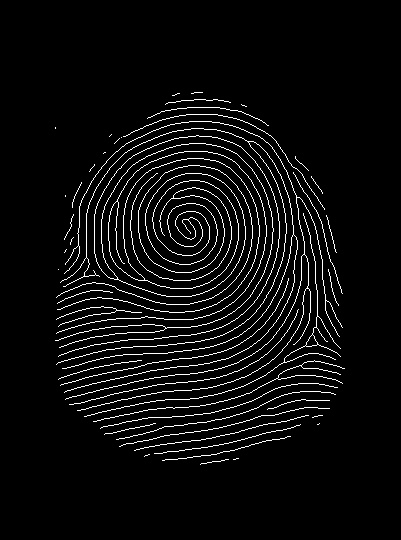
//> input picture Basic-Practices/FingerPrint/FingerPrint/img_2.png, 401 x 540 px
$ ./main   (built with g++ and OpenCV 4)
//> lines starting //> are read from the running program, lines starting //| are printed output that depends on the picture; after the words box and inside, x2 and y2 are one past the last pixel; in counts of white or black regions, pixels touching at a corner belong together
### Basic-Practices/FingerPrint/FingerPrint/Orientation.h
#pragma once
#ifndef ORIENTATION_H
#define ORIENTATION_H

#define _USE_MATH_DEFINES

#include <opencv2/core/mat.hpp>
#include <opencv2/imgproc.hpp>
#include <opencv2/highgui.hpp>
#include <iostream>
#include <cmath>
#include <vector>


int j1(int, int);
int j2(int, int);
int j3(int, int);


std::vector<std::vector<double>> calculate_angles(cv::Mat, int , bool);
double gauss(double, double);
double kernel_from_function(int, double(*)(double, double));
std::vector<std::vector<double>> smooth_angles(std::vector<std::vector<double>>);
std::vector<cv::Point> get_line_ends(int, int, double, double);
cv::Mat visualize_angles(cv::Mat, cv::Mat, std::vector<std::vector<double>>, int);

#endif // !ORIENTATION_H

### Basic-Practices/FingerPrint/FingerPrint/Segmentation.h
#ifndef SEGMENTATION_H
#define SEGMENTATION_H

#pragma once

#include <opencv2/core/mat.hpp>
#include <opencv2/imgproc.hpp>
#include <cmath>
#include "Normalization.h"

typedef struct returnData {
	cv::Mat segmented_image;
	cv::Mat norm_img;
	cv::Mat mask;
}returnData;

cv::Mat normalise(cv::Mat);
returnData create_segmented_and_variance_images(cv::Mat, int, double);
uint8_t stdBlock(cv::Mat , int , int , int , int );


#endif //SEGMENTATION_H

### Basic-Practices/FingerPrint/FingerPrint/Normalization.h
#ifndef NORMALIZATION_H
#define NORMALIZATION_H

#pragma once
#include <cmath>
#include <cstdint>
#include <iostream>
#include <opencv2/core/mat.hpp>

uint8_t normalize_pixel(uint8_t, double, double, double, double);
cv::Mat normalize(cv::Mat, double, double);
double meanOfImg(cv::Mat);
double stdOfImg(cv::Mat);

#endif // NORMALIZATION_H

### Basic-Practices/FingerPrint/FingerPrint/Orientation.cpp
#include "Orientation.h"


int j1(int x, int y) {
	return 2 * x * y;
}
int j2(int x, int y) {
	return pow(x, 2) - pow(y, 2);
};
int j3(int x, int y) {
	return pow(x, 2) + pow(y, 2);
};


std::vector<std::vector<double>> calculate_angles(cv::Mat image, int width, bool smooth=false) {
	int row = image.rows;
	int col = image.cols;

	cv::Mat ySobel = (cv::Mat_<int>(3, 3) << -1, 0, 1, -2, 0, 2, -1, 0, 1);
	cv::Mat xSobel = (cv::Mat_<int>(3, 3) << -1, -2, -1, 0, 0, 0, 1, 2, 1);

	std::vector<std::vector<double>> result((row - 1) / width + 1);

	cv::Mat Gx_, Gy_,im;
	image.copyTo(im);
	for (int i = 0; i < row; i++) {
		for (int j = 0; j < col; j++) {
			im.at<uint8_t>(i, j) /= 125;
		}
	}

	cv::filter2D(im, Gx_, -1, ySobel);
	cv::filter2D(im, Gy_, -1, xSobel);


	for (int i = 1; i < row; i += width) {
		for (int j = 1; j < col; j += width) {
			double nominator = 0;
			double denominator = 0;
			for (int k = i; k < std::min(i + width, row - 1); k++) {
				for (int l = j; l < std::min(j + width, col - 1); l++) {
					int Gx = std::round(Gx_.at<uint8_t>(k, l));
					int Gy = std::round(Gy_.at<uint8_t>(k, l));
					nominator += j1(Gx, Gy);
					denominator += j2(Gx, Gy);
				}
			}
			try {
				if (nominator || denominator) {
					double angle = (M_PI + atan2(nominator, denominator)) / 2;
					double orientation = M_PI_2 + atan2(nominator, denominator) / 2;
					result.at(int((i - 1) / width)).push_back(angle);
				}
				else {
					result.at(int((i - 1) / width)).push_back(0);
				}
			}
			catch (const std::out_of_range& oor) {
				exit(-1);
			}

		}
	}
	/*
	if (smooth) {
		result = smooth_angles(result);
	}
	*/

	return result;
}

// [4 lines left out: function gauss, not called in this run]

std::vector<cv::Point> get_line_ends(int i, int j, int width, double tang) {
	cv::Point begin, end;
	std::vector<cv::Point> returnVector;
	if (-1 <= tang && tang <= 1) {
		begin = cv::Point(i, int((-width / 2) * tang + j + width / 2));
		end = cv::Point(i + width, int((width / 2) * tang + j + width / 2));
	}
	else {
		begin = cv::Point(int(i + width / 2 + width / (2 * tang)), j + width / 2);
		end = cv::Point(int(i + width / 2 - width / (2 * tang)), j - width / 2);
	}
	returnVector.push_back(begin);
	returnVector.push_back(end);
	return returnVector;
}

cv::Mat visualize_angles(cv::Mat image, cv::Mat mask, std::vector<std::vector<double>> angles,int width){
	int row = image.rows;
	int col = image.cols;
	cv::Mat result;

	cv::cvtColor(cv::Mat::zeros(cv::Size(col, row), CV_8UC1), result, cv::COLOR_GRAY2RGB);

	int mask_threshold = pow((width - 1), 2);
	for (int i = 1; i < col; i += width) {
		for (int j = 1; j < row; j += width) {
			double radian = 0.0;
			for (int k = (j - 1); k < j + width; k++) {
				for (int l = (i - 1); l < i + width; l++) {
					radian += mask.at<uint8_t>(k, l);
				}
			}
			if (radian > mask_threshold) {
				double tang = tan(angles[(j - 1) / width][(i - 1) / width]);
				std::vector<cv::Point> ans = get_line_ends(i, j, width, tang);
				cv::line(result, ans[0], ans[1], 150);
			}
		}
	}
	cv::resize(result, result, cv::Size(col, row));
	return result;
}

### Basic-Practices/FingerPrint/FingerPrint/Segmentation.cpp
#include "Segmentation.h"

cv::Mat normalise(cv::Mat image)
{
	uint8_t mean = (uint8_t)meanOfImg(image);
	uint8_t std = (uint8_t)stdOfImg(image);
	cv::Mat normalized;
	image.copyTo(normalized);
	for (int i = 0; i < normalized.rows; i++) {
		for (int j = 0; j < normalized.cols; j++) {
			normalized.at<uint8_t>(i, j) = (image.at<uint8_t>(i, j) - mean) / std;
		}
	}
	return normalized;
}

returnData create_segmented_and_variance_images(cv::Mat image, int w, double threshold=0.2)
{
	int row = (image).rows;
	int col = (image).cols;
	threshold = stdOfImg(image) * threshold;

	cv::Mat image_variance;
	cv::Mat segmented_image;
	(image).copyTo(segmented_image);
	image_variance = cv::Mat::zeros(row, col, CV_8U);
	cv::Mat mask = cv::Mat::ones(row, col, CV_8U);

	for (int i = 0; i < row; i += w) {
		for (int j = 0; j < col; j += w) {
			int minRow = std::min(i + w, row);
			int minCol = std::min(j + w, col);
			uint8_t std = stdBlock(image, i, j, minRow, minCol);

			for (int k = i; k < minRow; k++) {
				for (int l = j; l < minCol; l++) {
					image_variance.at<uint8_t>(k, l) = std;
				}
			}
		}
	}

	for (int i = 0; i < row; i++) {
		for (int j = 0; j < col; j++) {
			if (image_variance.at<uint8_t>(i, j) < (uint8_t)threshold) {
				mask.at<uint8_t>(i, j) = 0;
			}
		}
	}

	cv::Mat kernel = cv::getStructuringElement(cv::MORPH_ELLIPSE, cv::Size(w * 2, w * 2));
	cv::morphologyEx(mask, mask, cv::MORPH_OPEN, kernel);
	cv::morphologyEx(mask, mask, cv::MORPH_CLOSE, kernel);

	for (int i = 0; i < row; i++) {
		for (int j = 0; j < col; j++) {
			segmented_image.at<uint8_t>(i, j) *= mask.at<uint8_t>(i, j);
		}
	}

	image = normalise(image);

	double mean_val = 0.0;
	int count = 0;
	for (int i = 0; i < row; i++) {
		for (int j = 0; j < col; j++) {
			if (mask.at<uint8_t>(i, j) == 0) {
				mean_val += image.at<uint8_t>(i, j);
				count++;
			}
		}
	}
	mean_val /= count;

	double std_val = 0.0;
	for (int i = 0; i < row; i++) {
		for (int j = 0; j < col; j++) {
			if (mask.at<uint8_t>(i, j) == 0) {
				std_val += pow(image.at<uint8_t>(i, j) - mean_val, 2);
			}
		}
	}
	std_val = sqrt(std_val / (count - 1));

	cv::Mat norm_img;
	image.copyTo(norm_img);
	for (int i = 0; i < row; i++) {
		for (int j = 0; j < col; j++) {
			norm_img.at<uint8_t>(i, j) = (image.at<uint8_t>(i, j) - (uint8_t)mean_val) / (std_val);
		}
	}
	returnData data;
	data.segmented_image = segmented_image;
	data.norm_img = norm_img;
	data.mask = mask;

	return data;
}


uint8_t stdBlock(cv::Mat block, int i, int j, int row, int col) {
	double mean = 0.0;
	double std = 0.0;
	for (int k = i ; k < row; k++) {
		for (int l = j ; l < col; l++) {
			mean += (block).at<uint8_t>(k, l);
		}
	}
	mean /= ((row - i) * (col - j));
	for (int k = i; k < row; k++) {
		for (int l = j; l < col; l++) {
			std += pow((block).at<uint8_t>(k, l) - mean, 2);
		}
	}
	std = sqrt(std/ ((row - i) * (col - j) - 1));

	return (uint8_t)std;
}

### Basic-Practices/FingerPrint/FingerPrint/Normalization.cpp
#include "Normalization.h"

uint8_t normalize_pixel(uint8_t x, double v0, double v, double m, double m0)
{
	uint8_t dev_coeff = (uint8_t) sqrt((v0 * (pow((uint8_t)(x - m), 2))) / v);
	if (x > m)
	{
		return m0 + dev_coeff;
	}
	return m0 - dev_coeff;

}

cv::Mat normalize(cv::Mat image, double m0, double v0)
{
	double m = meanOfImg(image);
	double v = pow(stdOfImg(image), 2);
	int row = image.rows;
	int col = image.cols;
	cv::Mat normalized;
	image.copyTo(normalized);
	for (int i = 0; i < row; i++) {
		for (int j = 0; j < col; j++) {
			normalized.at<uint8_t>(i, j) = normalize_pixel(image.at<uint8_t>(i, j), v0, v, m, m0);
		}
	}
	return normalized;
}

double meanOfImg(cv::Mat image)
{
	double result = 0.0;
	for (int i = 0; i < image.rows; i++) {
		for (int j = 0; j < image.cols; j++) {
			result += image.at<uint8_t>(i, j);
		}
	}
	result = (result / (image.cols * image.rows));
	return result;
}

double stdOfImg(cv::Mat image)
{
	double result = 0.0;
	double mean = meanOfImg(image);
	for (int i = 0; i < image.rows; i++) {
		for (int j = 0; j < image.cols; j++) {
			result += pow(image.at<uint8_t>(i, j) - mean, 2);
		}
	}
	return (double)sqrt(result / (image.rows * image.cols - 1));
}

### Basic-Practices/FingerPrint/FingerPrint/main.cpp
#include <opencv2/dnn.hpp>
#include <opencv2/imgproc.hpp>
#include <opencv2/highgui.hpp>

#include <iostream>
#include <vector>

#include "Normalization.h"
#include "Segmentation.h"
#include "Orientation.h"


int main() {


	cv::Mat image = cv::imread("img_2.png");
//> image is the input picture: 540 rows x 401 cols, CV_8UC3; min 0, max 255, mean 12.6
	if (image.empty()) {
		return -1;
	}


	cv::Mat gray_image;
	cvtColor(image, gray_image,cv::COLOR_BGR2GRAY);


	double meanImg = meanOfImg(gray_image);
//> after the loop in meanOfImg, `for (int i = 0; i < image.rows; i++)`: result = 2729558
//> in meanOfImg, `result = (result / (image.cols * image.rows));`: result = 12.61
//> meanImg = 12.61
	double stdImg = stdOfImg(gray_image);
//> the loop in stdOfImg, `for (int i = 0; i < image.rows; i++)` made 540 passes
//> result on passes 1 to 3: 63716.6, 127433.2, 191149.9
//> after the loop in stdOfImg, `for (int i = 0; i < image.rows; i++)`: result = 647867376.6
//> stdImg = 54.7
	cv::Mat normalized = normalize(gray_image, 100, 100);
//> in normalize, `double m = meanOfImg(image);`: m = 12.61
//> the loop in stdOfImg (call 2), `for (int i = 0; i < image.rows; i++)` made 540 passes
//> in normalize, `double v = pow(stdOfImg(image), 2);`: v = 2991.9
//> after the loop in normalize, `for (int i = 0; i < row; i++)`:
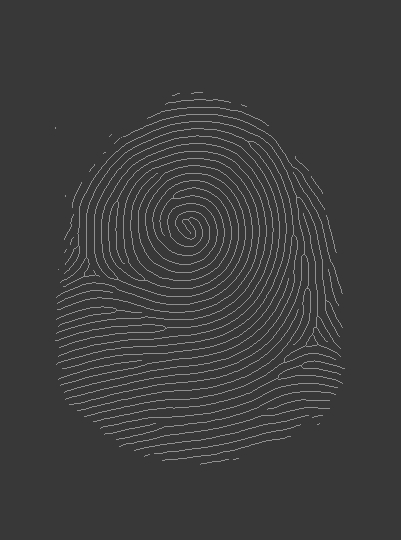
//> normalized: 540 rows x 401 cols, CV_8UC1; min 54, max 144, mean 60.2

	int block_size = 16;
	returnData data = create_segmented_and_variance_images(normalized, block_size, 0.2);
//> in create_segmented_and_variance_images, `int row = (image).rows;`: row = 540
//> in create_segmented_and_variance_images, `int col = (image).cols;`: col = 401
//> in create_segmented_and_variance_images, `threshold = stdOfImg(image) * threshold;`: threshold = 3.78
//> in create_segmented_and_variance_images, `image_variance = cv::Mat::zeros(row, col, CV_8U);`: image_variance: 540 rows x 401 cols, CV_8UC1; every value is 0
//> in create_segmented_and_variance_images, `cv::Mat mask = cv::Mat::ones(row, col, CV_8U);`: mask: 540 rows x 401 cols, CV_8UC1; every value is 1
//> the loop in create_segmented_and_variance_images, `for (int i = 0; i < row; i += w)` made 34 passes
//> after the loop in create_segmented_and_variance_images, `for (int i = 0; i < row; i += w)`:
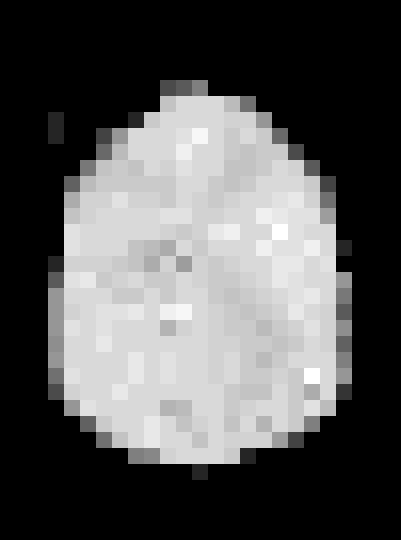
//> image_variance: 540 rows x 401 cols, CV_8UC1; min 0, max 34, mean 11.6; drawn with min black and max white
//> after the loop in create_segmented_and_variance_images, `for (int i = 0; i < row; i++)`:
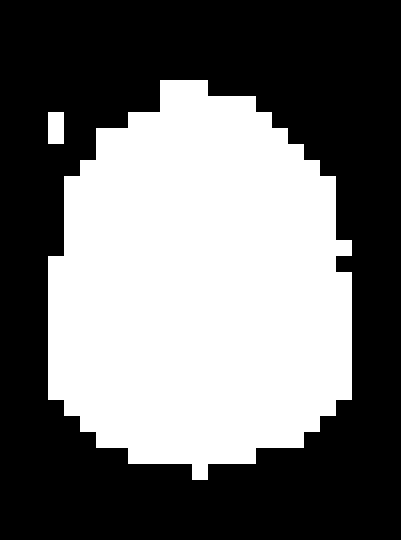
//> mask: 540 rows x 401 cols, CV_8UC1; values 0 (black) and 1 (white), 43.7% white; 2 white regions, box (x1, y1, x2, y2) and area: (48, 80, 352, 480) 94208, (48, 112, 64, 144) 512
//> in create_segmented_and_variance_images, `cv::morphologyEx(mask, mask, cv::MORPH_CLOSE, kernel);`: mask: 540 rows x 401 cols, CV_8UC1; values 0 (black) and 1 (white), 42.9% white; 1 white region, box (x1, y1, x2, y2) and area: (50, 82, 354, 466) 92928
//> after the loop in create_segmented_and_variance_images, `for (int i = 0; i < row; i++)`:
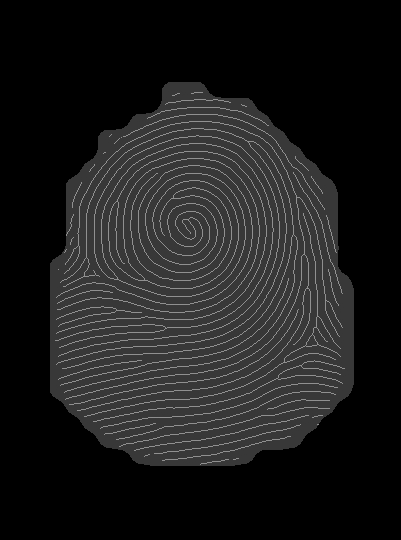
//> segmented_image: 540 rows x 401 cols, CV_8UC1; min 0, max 144, mean 28.3
//> in normalise, `uint8_t mean = (uint8_t)meanOfImg(image);`: mean = 60
//> in normalise, `uint8_t std = (uint8_t)stdOfImg(image);`: std = 18
//> after the loop in normalise, `for (int i = 0; i < normalized.rows; i++)`: normalized: 540 rows x 401 cols, CV_8UC1; values 0 (black) and 4 (white), 4.9% white in thin lines or dots, all inside (x1, y1, x2, y2) = (55, 92, 345, 465)
//> the loop in create_segmented_and_variance_images, `for (int i = 0; i < row; i++)` made 540 passes
//> count on passes 1 to 3: 401, 802, 1203
//> after the loop in create_segmented_and_variance_images, `for (int i = 0; i < row; i++)`:
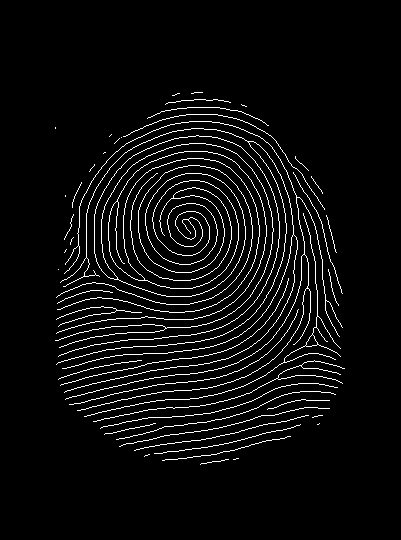
//> norm_img: 540 rows x 401 cols, CV_8UC1; values 0 (black) and 117 (white), 4.9% white in thin lines or dots, all inside (x1, y1, x2, y2) = (55, 92, 345, 465)
	cv::Mat segmented_image = data.segmented_image;
	cv::Mat norm_img = data.norm_img;
	cv::Mat mask = data.mask;

	std::vector<std::vector<double>> angles = calculate_angles(normalized, block_size, false);
//> in calculate_angles, `cv::filter2D(im, Gx_, -1, ySobel);`:
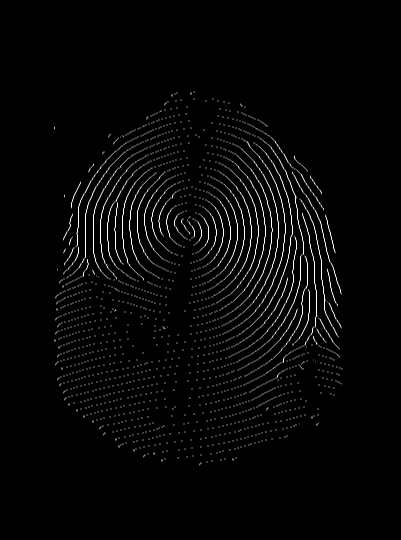
//> Gx_: 540 rows x 401 cols, CV_8UC1; min 0, max 4, mean 0.102; drawn with min black and max white
	cv::Mat orientation_img = visualize_angles(segmented_image, mask, angles, block_size);
//> after the loop in visualize_angles, `for (int i = 1; i < col; i += width)`:
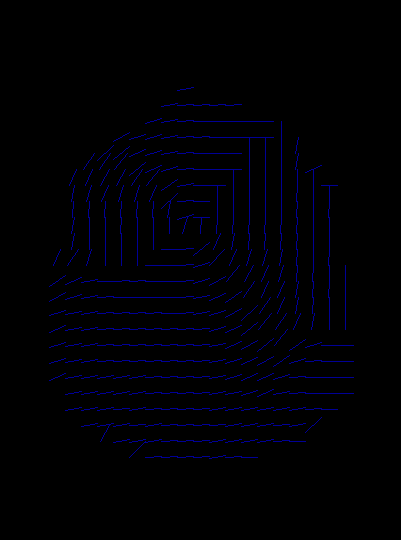
//> result: 540 rows x 401 cols, CV_8UC3; mean B, G, R 4.2, 0, 0

	cv::imshow("Normalized image", normalized);

	cv::imshow("Segmented image", segmented_image);

	cv::imshow("Norm image", norm_img);

	cv::imshow("Orientation image", orientation_img);
	cv::waitKey(0);
	cv::destroyAllWindows();


	return 0;
}
